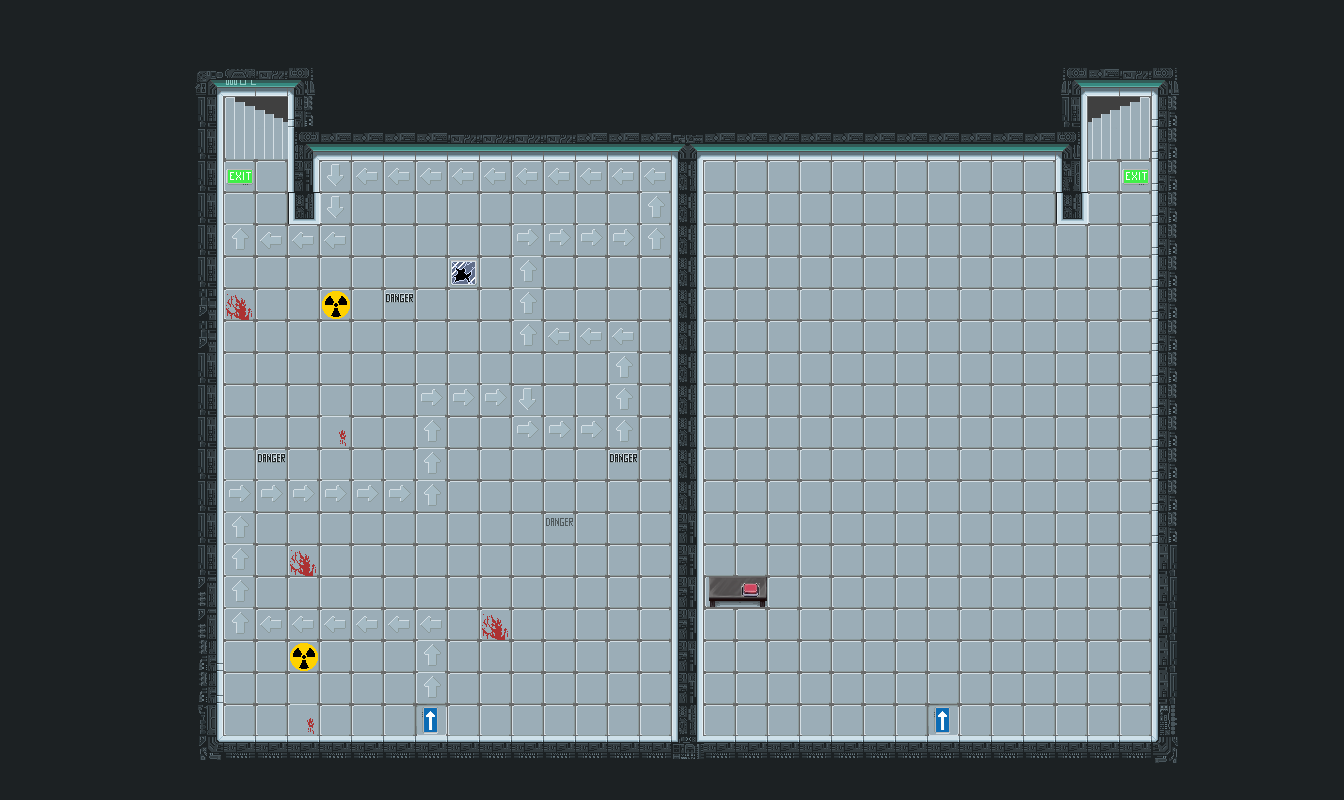

A level layout from a 2D game, rendered from its tile map. Below: a short description, then the map file with tile-grid data replaced by summaries:
An orthogonal 42x25 tile map with 32x32 px tiles, 4 tile layers (collision1, fond1, bouton1, escalier1).

<map version="1.9" tiledversion="1.9.2" orientation="orthogonal" renderorder="right-down" width="42" height="25" tilewidth="32" tileheight="32" infinite="0" nextlayerid="6" nextobjectid="1">
 <tileset firstgid="1" name="tuilesmap" tilewidth="32" tileheight="32" tilecount="540" columns="30">
  <image source="tuilesmap.png" width="960" height="576" />
 </tileset>
 <layer id="3" name="collision1" width="42" height="25">
  <data>[1050 cells, 360 non-empty, 1 distinct tile ids]</data>
 </layer>
 <layer id="1" name="fond1" width="42" height="25">
  <data>[1050 cells, 1050 non-empty, 41 distinct tile ids]</data>
 </layer>
 <layer id="5" name="bouton1" width="42" height="25">
  <data>[1050 cells, 1 non-empty, 1 distinct tile ids]</data>
 </layer>
 <layer id="2" name="escalier1" width="42" height="25">
  <data>[1050 cells, 8 non-empty, 8 distinct tile ids]</data>
 </layer>
</map>